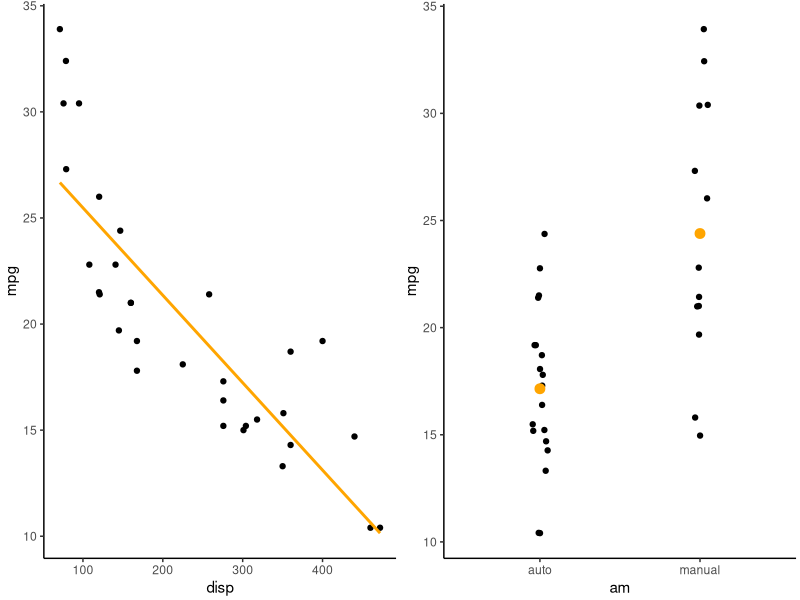
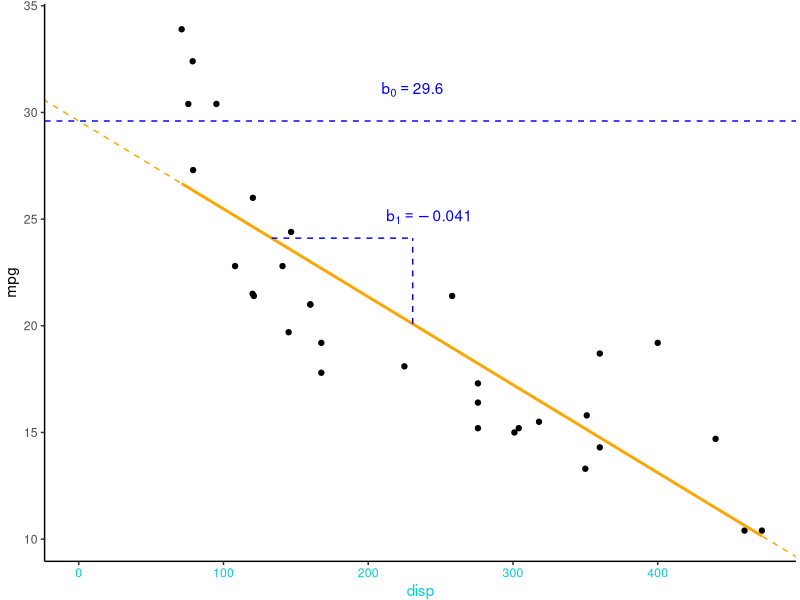
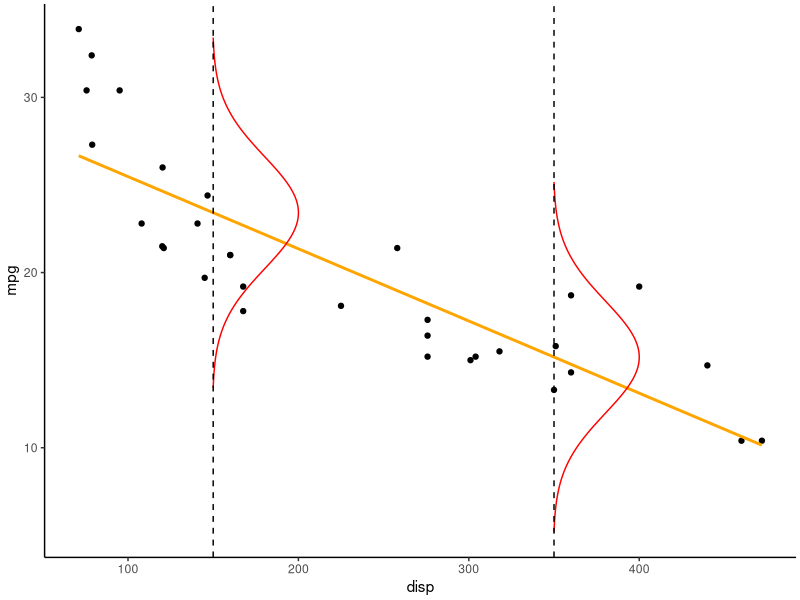
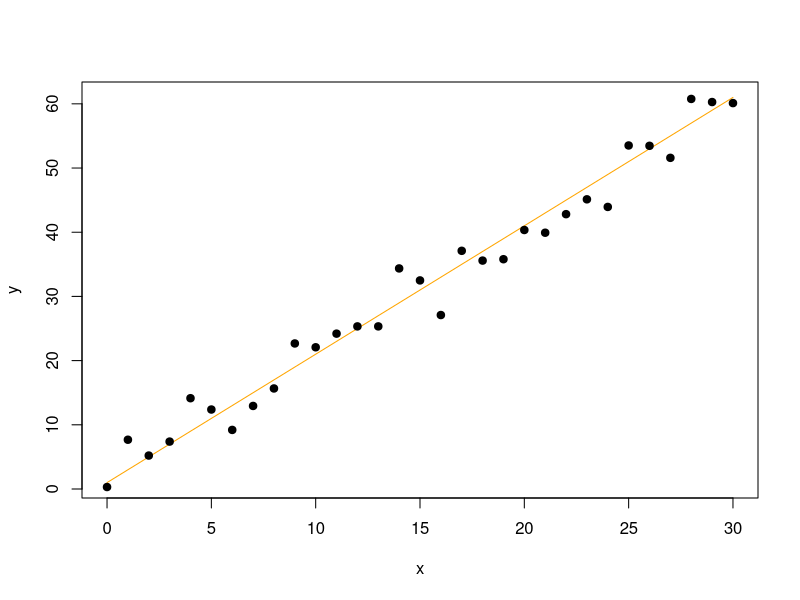
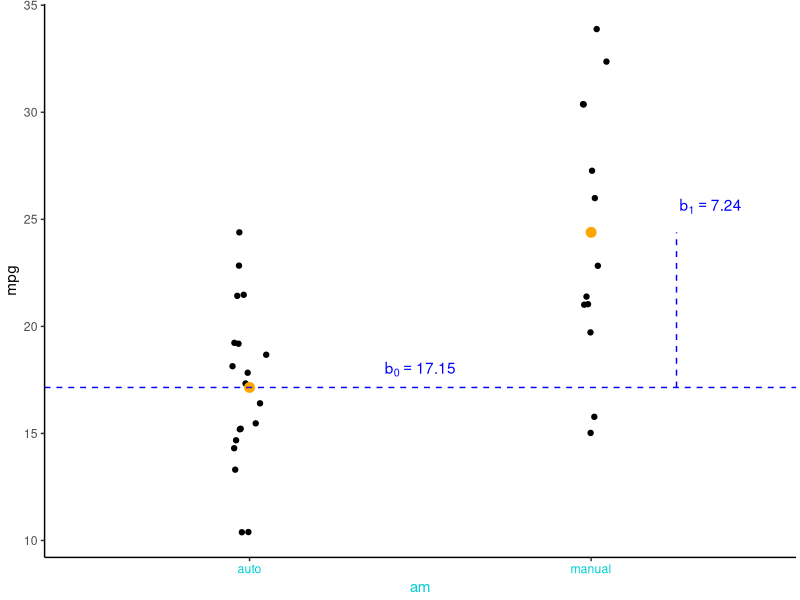
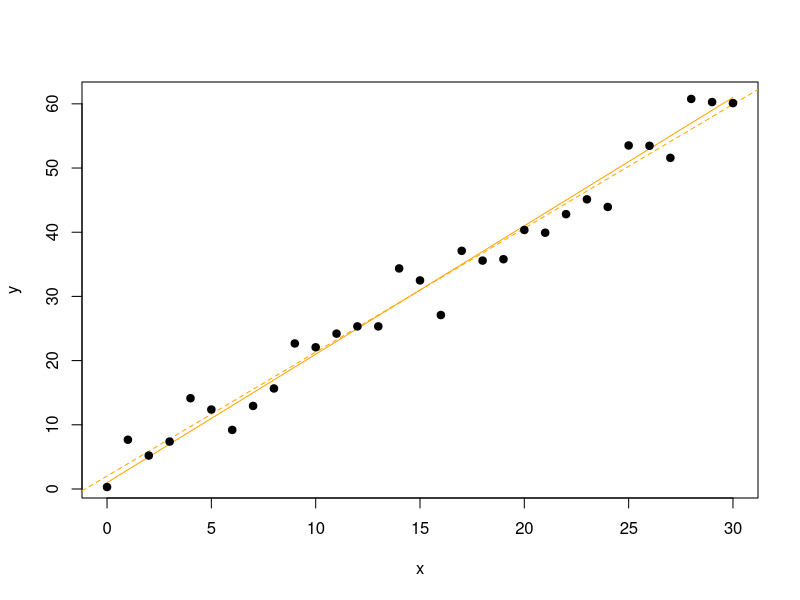
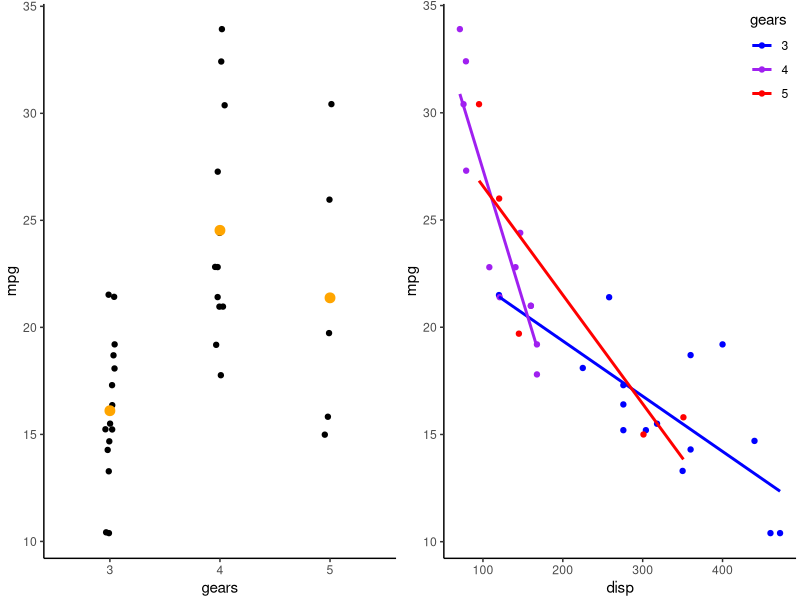
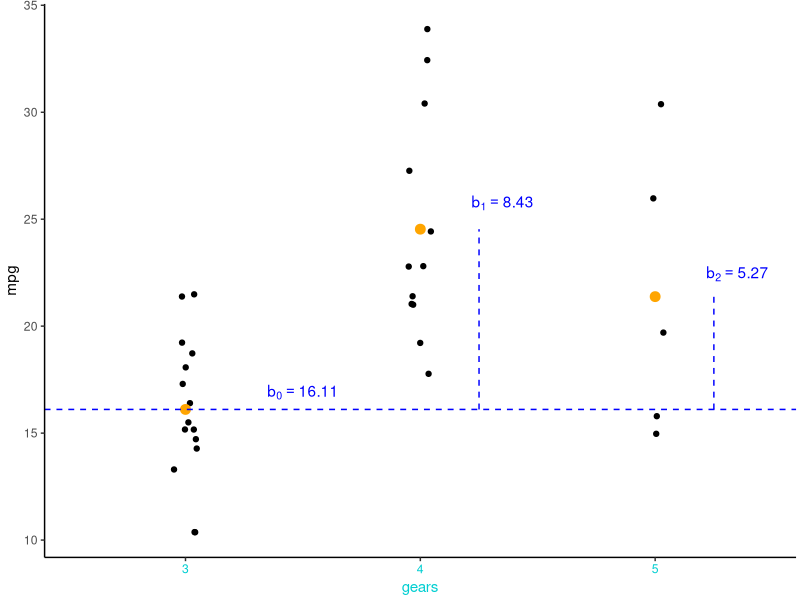

The R script that drew these images, in order: (Note: this script raises an error after producing the figures.)
## ---- chunk 1
knitr::opts_chunk$set(echo = FALSE)
library(tidyverse)
custTheme <- theme_classic()+
  theme(plot.margin = unit(c(0.1,0.1,0.1,0.1),'cm'))
theme_set(custTheme)
library(ggpubr)
library(knitr)
library(kableExtra)

set.seed(123)

#Fit models for later use
modp1 <- lm(mpg~disp,data=arrange(mtcars,disp)) # Simple linear - continuous predictor
modp2a <- lm(mpg~am,data=arrange(mtcars,am,disp)) # Simple linear - categorial predictor with 2 levels
modp2b <- lm(mpg~factor(gear),data=arrange(mtcars,am,disp)) # Simple linear - categorial predictor with 3 levels
modp3 <- lm(mpg~disp+factor(gear),data=arrange(mtcars,am,disp)) # Multiple linear - continuous and categorial predictor
modp4 <- lm(mpg~disp*factor(gear),data=mtcars) # Multiple linear - continuous, categorial, and interaction

#Plots of mtcars data

#Continuous
p1 <- ggplot(arrange(mtcars,disp),aes(x=disp,y=mpg))+geom_point()+geom_smooth(formula=y~x,method='lm',se=FALSE,col='orange')

#Categorical - 2 levels
p2a <- ggplot(arrange(mtcars,am,disp),aes(x=factor(am,labels=c('auto','manual')),y=mpg))+  
  geom_point(position=position_jitter(width=0.05))+labs(x='am')+
  geom_point(aes(y=mpg),stat='summary',fun=mean,col='orange',size=3) #Mean only
  
#Categorical - 3 levels
p2b <- ggplot(arrange(mtcars,gear,mpg),aes(x=factor(gear),y=mpg))+ 
  geom_point(position=position_jitter(width=0.05))+labs(x='gears')+
  geom_point(aes(y=mpg),stat='summary',fun=mean,col='orange',size=3) #Mean only

#Continuous + categorial
p3 <- ggplot(cbind(modp3$model,pred=predict(modp3)),aes(x=disp,y=mpg,col=`factor(gear)`))+geom_point()+labs(col='gears')+
  geom_line(aes(y=pred))+
  scale_colour_manual(values=c('blue','purple','red'))+theme(legend.justification=c(1,1), legend.position=c(1,1))

#Interaction
p4 <- ggplot(mtcars,aes(x=disp,y=mpg,col=factor(gear)))+geom_point()+labs(col='gears')+
  geom_smooth(formula=y~x,method='lm',se=FALSE)+
  scale_colour_manual(values=c('blue','purple','red'))+theme(legend.justification=c(1,1), legend.position=c(1,1))

## ---- chunk 2
ggarrange(p1,p2a,ncol=2) #Display mtcars data
## ---- chunk 3
meanDisp <- mean(mtcars$disp) #Mean displacement
y_meanDisp <- coef(modp1) %*% c(1,meanDisp) #Predicted y at mean displacement
b0Lab <- paste('b[0] == ',round(coef(modp1)[1],3))
b1Lab <- paste('b[1] == ',round(coef(modp1)[2],3)) 

p1 + xlim(0,NA) + 
  geom_hline(yintercept=coef(modp1)[1],linetype='dashed',col='blue') +
  geom_abline(intercept=coef(modp1)[1],slope=coef(modp1)[2],col='orange',linetype='dashed') +
  annotate('text', x=meanDisp, y = coef(modp1)[1]*1.05, col='blue', label=b0Lab, parse=TRUE) +
  annotate('segment', x = meanDisp, xend = meanDisp, y= y_meanDisp, yend = y_meanDisp*1.2,linetype='dashed',col='blue') +
  annotate('text', x=meanDisp*1.05, y = y_meanDisp*1.25, col='blue', label=b1Lab, parse=TRUE) +
  annotate('segment', x = (y_meanDisp*1.2-coef(modp1)[1])/coef(modp1)[2] , xend = meanDisp, 
           y= y_meanDisp*1.2 ,yend = y_meanDisp*1.2,linetype='dashed',col='blue') +
  theme(axis.title.x.bottom=element_text(colour='darkturquoise'),
          axis.text.x.bottom=element_text(colour='darkturquoise'))+
  theme(plot.margin = unit(c(0.1,0.1,0,0.1),'cm'))
## ---- chunk 4

modp1_sigma <- summary(modp1)$sigma #Residual SD

d1 <- data.frame(disp=sort(mtcars$disp),pred=predict(modp1)) %>% #Predictions + residual SD
  mutate(upr1=pred+modp1_sigma,lwr1=pred-modp1_sigma) %>% 
  mutate(upr2=pred+modp1_sigma*2,lwr2=pred-modp1_sigma*2) 

#Create sideways normal curves
curveDf <- data.frame(disp=c(150,350), mpg=coef(modp1)[1]+coef(modp1)[2]*c(150,350))

#Modified from https://stackoverflow.com/questions/62551795/make-ggplot-with-regression-line-and-normal-distribution-overlay
mkCurve <- function(x,y,xrange,yrange){
  mu <- y
  rg <- mu + yrange
  seq <- seq(rg[1], rg[2], length.out = 100)
  d <- data.frame(
    disp = dnorm(seq, mean = mu, sd = 3.2) + x,
    mpg = seq
  )
  #Scale x-axis to xrange
  d$disp <- min(d$disp)+(d$disp-min(d$disp))*xrange/c(max(d$disp)-min(d$disp))
  return(d)
}

curveDf <- with(curveDf,mapply(mkCurve,x=disp,y=mpg,MoreArgs=list(xrange=50,yrange=c(-10,10)),SIMPLIFY=FALSE)) %>% 
  bind_rows(.id='ID')

p1 + 
  # geom_ribbon(data=d1,aes(x=disp,y=NULL,ymax=upr2,ymin=lwr2),fill='red',alpha=0.2)+
  # geom_ribbon(data=d1,aes(x=disp,y=NULL,ymax=upr1,ymin=lwr1),fill='red',alpha=0.2)+
  geom_path(data=curveDf,aes(group=ID),col='red')+
  geom_vline(xintercept = c(150,350),linetype='dashed')
## ---- chunk 5
#Formula= y ~ x, data = Name of the dataframe containing mpg & disp
mod1 <- lm(mpg ~ disp, data = mtcars); summary(mod1)
## ---- chunk 6
#Parameters:

b0 <- 1 #Intercept
b1 <- 2 #Slope 
sigma <- 3 #SD

#Make up some data:

x <- 0:30 #Predictor values

#Predicted y values
pred_y <- b0 + b1*x 

#Add "noise" around pred_y
actual_y <- rnorm(n = length(pred_y),
                  mean = pred_y,
                  sd= sigma)

## ---- chunk 7
#Plot the data we just made
plot(x,pred_y,col='orange',pch=19,type='l',
     ylab='y') 
points(x,actual_y,col='black',pch=19)
## ---- chunk 8
fakeDat <- data.frame(x = x, y = actual_y, pred = pred_y) #Simulated data in a dataframe 
mod1sim <- lm(y ~ x, data = fakeDat); summary(mod1sim) #Fit model
## ---- chunk 9

b0Lab <- paste('b[0] == ',round(coef(modp2a)[1],2))
b1Lab <- paste('b[1] == ',round(coef(modp2a)[2],2)) 

  p2a +
    annotate('text', x=1.5, y = coef(modp2a)[1]*1.05, col='blue', label=b0Lab, parse=TRUE) +
    geom_hline(yintercept=coef(modp2a)[1],linetype='dashed',col='blue') +
    
    annotate('text', x=2.35, y = (coef(modp2a)[1] + coef(modp2a)[2])*1.05, col='blue', label=b1Lab, parse=TRUE)+
    annotate('segment', x = 2.25, xend = 2.25, y= coef(modp2a)[1], yend = coef(modp2a)[1] + coef(modp2a)[2],linetype='dashed',col='blue') +
    
    theme(axis.title.x.bottom=element_text(colour='darkturquoise'),
            axis.text.x.bottom=element_text(colour='darkturquoise'))
## ---- chunk 10
#Formula structure: y ~ x
mod2 <- lm(mpg ~ am, #mpg depends on am
           data = mtcars) #Name of the dataframe containing mpg & am
summary(mod2)
## ---- chunk 11
plot(x,pred_y,col='orange',pch=19,type='l',ylab='y') 
abline(2.02,1.93,col='orange',lty=2)
points(x,actual_y,col='black',pch=19)
## ---- chunk 12
ggarrange(p2b,p4,ncol=2) #Display mtcars data
## ---- chunk 13

b0Lab <- paste('b[0] == ',round(coef(modp2b)[1],2))
b1Lab <- paste('b[1] == ',round(coef(modp2b)[2],2))
b2Lab <- paste('b[2] == ',round(coef(modp2b)[3],2))


  p2b + annotate('text', x=1.5, y = coef(modp2b)[1]*1.05, col='blue', label=b0Lab, parse=TRUE) +
    geom_hline(yintercept=coef(modp2b)[1],linetype='dashed',col='blue') +
    
    annotate('text', x=2.35, y = (coef(modp2b)[1] + coef(modp2b)[2])*1.05, col='blue', label=b1Lab, parse=TRUE)+
    annotate('segment', x = 2.25, xend = 2.25, y= coef(modp2b)[1], yend = coef(modp2b)[1] + coef(modp2b)[2],linetype='dashed',col='blue') +
    
    annotate('text', x=3.35, y = (coef(modp2b)[1] + coef(modp2b)[3])*1.05, col='blue', label=b2Lab, parse=TRUE)+
    annotate('segment', x = 3.25, xend = 3.25, y= coef(modp2b)[1], yend = coef(modp2b)[1] + coef(modp2b)[3],linetype='dashed',col='blue') +
    
    theme(axis.title.x.bottom=element_text(colour='darkturquoise'),
            axis.text.x.bottom=element_text(colour='darkturquoise'))
## ---- chunk 14
#Formula structure: y ~ x
mod1 <- lm(mpg ~ factor(gear), #mpg depends on gears
           data = mtcars) #Name of the dataframe containing mpg & gears
summary(mod1)
## ---- chunk 15
mod1Matrix <- model.matrix(mod1) #Get model matrix (columns used to predict mpg)
head(mod1Matrix,20) #Show first 20 rows of model matrix
## ---- chunk 16
p3
## ---- chunk 17
#mpg depends on disp and gears
mod2 <- lm(mpg ~ disp+factor(gear), data = mtcars) 
summary(mod2)
## ---- chunk 18
mod2Matrix <- model.matrix(mod2) #Get model matrix (columns used to predict mpg)
head(mod2Matrix,20) #Show first 20 rows of model matrix
## ---- chunk 19
ggarrange(p1,p2b,p3,ncol=3,labels=letters[1:3])
## ---- chunk 20
n <- 100; ncoef <- 5 #Number of data points and coefficients
pred <- data.frame(replicate(n=ncoef,expr=rnorm(n,0,2))) #Predictor matrix
beta <- runif(ncoef,-5,5) #Coefficients
yhat <- as.matrix(pred) %*% beta #Predicted value
y <- rnorm(n,yhat,2) #SD=2
pred$y <- y
## ---- chunk 21
#Fit model with 5 variables (all important)
simMod <- lm(y~X1+X2+X3+X4+X5,data=pred) 
#Plot x5 and y
plot(y~X5,data=pred,pch=19,cex.lab=3) 
## ---- chunk 22
library(effects) #Load effects package
simModEff <- predictorEffects(simMod,partial.residuals=TRUE) #Calculate partial effects
#Plot partial effects
plot(simModEff,lines=list(col='red'), partial.residuals=list(pch=19,col='black',cex=0.25))
## ---- chunk 23

## ---- chunk 24
  p4 
## ---- chunk 25
b0Lab <- paste('b[0] == ',round(coef(modp4)[1],3))
b1Lab <- paste('b[1] == ',round(coef(modp4)[2],3))
b4Lab <- paste('b[4] == ',round(coef(modp4)[4],3))
b5Lab <- paste('b[5] == ',round(coef(modp4)[6],3)) 

p4 + xlim(0,NA) +
  #Text/lines for gear==3
  annotate('text', x=250, y = coef(modp4)[1]*1.05, col='blue', label=b0Lab, parse=TRUE) +
  annotate('segment', x = 400, xend = 400, y= coef(modp4)[c(1,2)] %*% c(1,400), yend = (coef(modp4)[c(1,2)] %*% c(1,400))*1.2,linetype='dashed',col='blue') +
  annotate('segment', x = 300, xend = 400, y= (coef(modp4)[c(1,2)] %*% c(1,400))*1.2, yend = (coef(modp4)[c(1,2)] %*% c(1,400))*1.2,linetype='dashed',col='blue') + 
  annotate('text', x=400, y = (coef(modp4)[c(1,2)] %*% c(1,400))*1.25, col='blue', label=b1Lab, parse=TRUE) +
  geom_hline(yintercept=coef(modp4)[1],linetype='dashed',col='blue') +
  geom_abline(intercept=coef(modp4)[1],slope=coef(modp4)[2],col='blue',linetype='dashed') +
  #Text/lines for gear==5
  annotate('text', x=250, y = sum(coef(modp4)[c(1,4)])*1.05, col='red', label=b4Lab, parse=TRUE) +
  annotate('segment', x = 250, xend = 250, y= coef(modp4)[c(1,2,4,6)] %*% c(1,250,1,250), 
           yend = (coef(modp4)[c(1,2,4,6)] %*% c(1,250,1,250))*1.2, linetype='dashed',col='red') +
  annotate('segment', x = 180, xend = 250, y= (coef(modp4)[c(1,2,4,6)] %*% c(1,250,1,250))*1.2,
           yend = (coef(modp4)[c(1,2,4,6)] %*% c(1,250,1,250))*1.2, linetype='dashed',col='red') +
  annotate('text', x = 350, y = (coef(modp4)[c(1,2,4,6)] %*% c(1,250,1,250))*1.2, col='red', label=b5Lab, parse=TRUE) +
  geom_hline(yintercept=sum(coef(modp4)[c(1,4)]),linetype='dashed',col='red') +
  geom_abline(intercept=sum(coef(modp4)[c(1,4)]),slope=sum(coef(modp4)[c(2,6)]),col='red',linetype='dashed')
## ---- chunk 26
#mpg depends on disp interacted (*) with gears
mod2 <- lm(mpg ~ disp*factor(gear), data = mtcars) 
summary(mod2)
## ---- chunk 27
set.seed(123)

#Functions
logit <- function(x) log(x/(1-x))
invLogit <- function(x) exp(x)/(1+exp(x))

#Generate data that violate lm assumptions:
n <- 100
x <- runif(n,-10,10)
corMat <- matrix(c(1,0.95,0.95,1),ncol=2) #Correlation matrix (r=0.95)
x2 <- (cbind(x,runif(n,-10,10)) %*% chol(corMat))[,2] #Makes correlated predictor x2 via Cholesky matrix of corMat
x3 <- x+1e5
yhat <- 1 - 0.2*x #Expected value
y0 <- yhat + rnorm(n,0,2) #OK
y1 <- yhat + 0.1*x^2 + rnorm(n,0,2) #Polynomial function
y2 <- rpois(n,exp(yhat))  #Poisson process
y3 <- rbinom(n,1,invLogit(yhat))  #Binomial process
y4 <- (1 - 2e-4*(x3))+rnorm(n,0,1e-3)
d1 <- data.frame(x,x2,x3,yhat,y0,y1,y2,y3,y4)
d1$s.y4 <- scale(y4)
d1$s.x3 <- scale(x3)
# rm(n,x,x2,yhat,y0,y1,y2,y3)

## ---- chunk 28
meanDisp <- mean(mtcars$disp) #Mean displacement
y_meanDisp <- coef(modp1) %*% c(1,meanDisp) #Predicted y at mean displacement
b0Lab <- paste('b[0] == ',round(coef(modp1)[1],3))
b1Lab <- paste('b[1] == ',round(coef(modp1)[2],3)) 

p1 + theme(axis.title.x.bottom=element_text(colour='darkturquoise'),axis.text.x.bottom=element_text(colour='darkturquoise'))
## ---- chunk 29
p3
## ---- chunk 30
mod1 <- lm(mpg~disp*factor(gear),data=mtcars) #Fits model
par(mfrow=c(1,2),mar=c(3,3,1,1)+1) #Splits plot into 2
plot(mod1, which=c(1,2)) #1st and 2nd residual plots - others don't add much
## ---- chunk 31
ggplot(d1,aes(x,y1))+geom_point()+geom_smooth(method='lm',se=TRUE,formula=y~x,col='orange')+
  theme(plot.margin = unit(c(0.1,0.1,0,0.1),'cm'))
## ---- chunk 32
par(mfrow=c(2,1),mar=c(0,0,0,0))
m1 <-lm(y1~x,data=d1) 
plot(m1, which=c(1,2),caption='',cex=0.75,cex.axis=1e-5,tck=0)
## ---- chunk 33
ggplot(d1,aes(x,y1))+geom_point()+geom_smooth(method='lm',se=TRUE,formula=y~poly(x,2),col='orange')+
  theme(plot.margin = unit(c(0.1,0.1,0,0.1),'cm'))
## ---- chunk 34
par(mfrow=c(2,1),mar=c(0,0,0,0))
m2 <-lm(y1~poly(x,2),data=d1) 
plot(m2, which=c(1,2),caption='',cex=0.75,cex.axis=1e-5,tck=0)
## ---- chunk 35
ggplot(d1,aes(x,y2))+geom_point()+geom_smooth(method='lm',se=TRUE,formula=y~x,col='orange')+geom_hline(yintercept=0,linetype='dashed')+
  theme(plot.margin = unit(c(0.1,0.1,0,0.1),'cm'))
## ---- chunk 36
par(mfrow=c(2,1),mar=c(0,0,0,0))
m2 <-lm(y2~x,data=d1) 
plot(m2, which=c(1,2),caption='',cex=0.75,cex.axis=1e-5,tck=0)
## ---- chunk 37
ggplot(d1,aes(x,log(y2+1)))+geom_point()+geom_smooth(method='lm',se=TRUE,formula=y~x,col='orange')+
  theme(plot.margin = unit(c(0.1,0.1,0,0.1),'cm'))
## ---- chunk 38
par(mfrow=c(2,1),mar=c(0,0,0,0))
m2 <-lm(log(y2+1)~x,data=d1) 
plot(m2, which=c(1,2),caption='',cex=0.75,cex.axis=1e-5,tck=0)
## ---- chunk 39
ggplot(d1,aes(x,y3))+geom_point()+geom_smooth(method='lm',se=TRUE,formula=y~x,col='orange')+
  theme(plot.margin = unit(c(0.1,0.1,0,0.1),'cm'))
## ---- chunk 40
par(mfrow=c(2,1),mar=c(0,0,0,0))
m2 <-lm(y3~x,data=d1) 
plot(m2, which=c(1,2),caption='',cex=0.75,cex.axis=1e-5,tck=0)
## ---- chunk 41
ggplot(d1,aes(x,y3))+
  geom_point()+
  geom_smooth(method='glm',se=TRUE,formula=y~x,method.args=list(family='binomial'),col='orange')+
  theme(plot.margin = unit(c(0.1,0.1,0,0.1),'cm'))
## ---- chunk 42
ggplot(d1,aes(x3,y4))+geom_point()+geom_smooth(method='lm',se=TRUE,formula=y~x,col='orange')+
  theme(plot.margin = unit(c(0.1,0.1,0,0.1),'cm'))
## ---- chunk 43
par(mfrow=c(2,1),mar=c(0,0,0,0))
m2 <-lm(y4~x3,data=d1) 
plot(m2, which=c(1,2),caption='',cex=0.75,cex.axis=1e-5,tck=0)
## ---- chunk 44
ggplot(d1,aes(scale(x3),scale(y4)))+geom_point()+geom_smooth(method='lm',se=TRUE,formula=y~x,col='orange')+
  theme(plot.margin = unit(c(0.1,0.1,0,0.1),'cm'))
## ---- chunk 45
par(mfrow=c(2,1),mar=c(0,0,0,0))
m2 <-lm(s.y4~s.x3,data=d1)
plot(m2, which=c(1,2),caption='',cex.axis=1e-5,tck=0,cex=0.75)
## ---- chunk 46
par(mfrow=c(2,1),mar=c(0,0,0,0))
m2 <-lm(y0~x+x2,data=d1) 
plot(m2, which=c(1,2),caption='',cex=0.75,cex.axis=1e-5,tck=0)
## ---- chunk 47
#Function to print correlation (r) value
corText <- function(x,y){
  text(0.5,0.5,round(cor(x,y),3))} 
#Pairplot of y0, x, and x2
pairs(d1[,c('y0','x','x2')],
      lower.panel=corText)
## ---- chunk 48
library(car) 
#VIF scores:
# 1 = no problem
# 1-5 = some problems
# 5+ = big problems!
vif(m2) 
## ---- chunk 49
#Correct model
m1 <- lm(y0~x,data=d1)
## ---- chunk 50
kable(summary(m1)$coef[,-3]) %>% row_spec(2,color='red')
## ---- chunk 51
#Incorrect model
m2 <- lm(y0~x+x2,data=d1)
## ---- chunk 52
kable(summary(m2)$coef[,-3]) %>% row_spec(2,color='red')
## ---- chunk 53
  include_graphics('./dag.png',dpi=NA)
## ---- chunk 54
  include_graphics('./dag2.png',dpi=NA)
